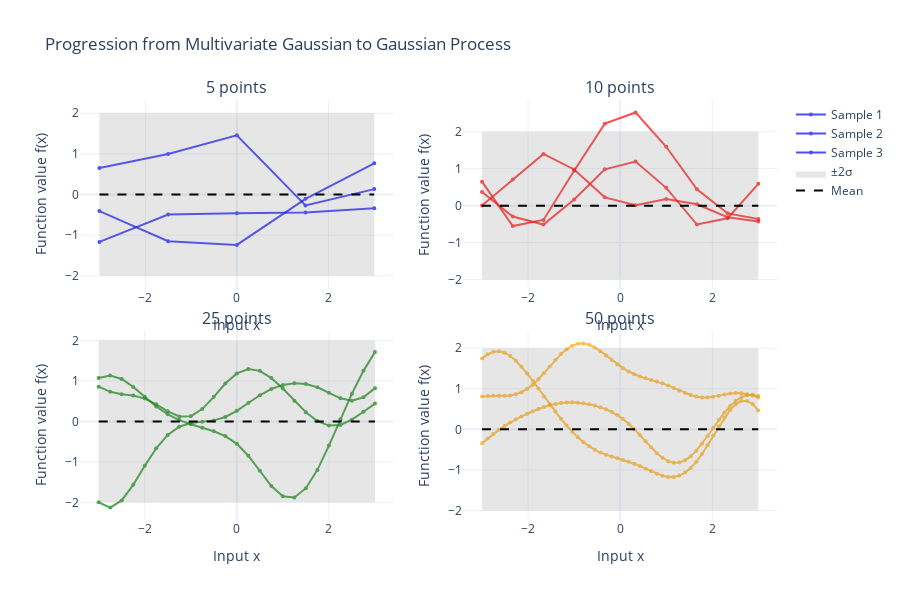

Write notebook code for a chart like this one.
### Markdown cell above
### Building Intuition: From Multivariate Gaussian to GP

Let's build intuition by starting with a simple multivariate Gaussian and then extending to the GP setting. We'll see how increasing the number of dimensions naturally leads us to the function space perspective.

### Code cell
def create_rbf_covariance(X, length_scale=1.0, variance=1.0):
    """
    Create RBF (Radial Basis Function) covariance matrix.
    
    The RBF kernel is defined as:
    k(x, x') = σ² * exp(-||x - x'||² / (2ℓ²))
    
    Parameters:
    -----------
    X : array-like, shape (n,)
        Input locations
    length_scale : float
        Length scale parameter ℓ
    variance : float  
        Variance parameter σ²
        
    Returns:
    --------
    K : ndarray, shape (n, n)
        Covariance matrix
    """
    X = np.asarray(X).reshape(-1, 1) if np.asarray(X).ndim == 1 else np.asarray(X)
    
    # Compute squared Euclidean distances
    sqdist = np.sum(X**2, axis=1)[:, None] + np.sum(X**2, axis=1)[None, :] - 2 * np.dot(X, X.T)
    
    # RBF covariance
    K = variance * np.exp(-0.5 * sqdist / length_scale**2)
    
    return K

def zero_mean_function(X):
    """Zero mean function."""
    return np.zeros(len(X))

# Demonstrate the progression from few to many points
fig = make_subplots(rows=2, cols=2, 
                    subplot_titles=["5 points", "10 points", "25 points", "50 points"],
                    vertical_spacing=0.1)

n_points_list = [5, 10, 25, 50]
colors = ['blue', 'red', 'green', 'orange']

for idx, (n_points, color) in enumerate(zip(n_points_list, colors)):
    # Create input points
    X = np.linspace(-3, 3, n_points)
    
    # Create covariance matrix
    K = create_rbf_covariance(X, length_scale=1.0, variance=1.0)
    
    # Add small jitter for numerical stability
    K += 1e-6 * np.eye(len(X))
    
    # Sample functions
    mu = zero_mean_function(X)
    f_samples = RNG.multivariate_normal(mu, K, size=3)
    
    # Plot settings
    row = idx // 2 + 1
    col = idx % 2 + 1
    
    # Plot samples
    for i, f in enumerate(f_samples):
        fig.add_trace(
            go.Scatter(x=X, y=f, mode='lines+markers', 
                      line=dict(color=color, width=2),
                      marker=dict(size=4),
                      name=f"Sample {i+1}" if idx == 0 else None,
                      showlegend=idx == 0,
                      opacity=0.7),
            row=row, col=col
        )
    
    # Plot mean and confidence bands
    std = np.sqrt(np.diag(K))
    fig.add_trace(
        go.Scatter(x=np.concatenate([X, X[::-1]]),
                  y=np.concatenate([mu + 2*std, (mu - 2*std)[::-1]]),
                  fill='toself', fillcolor='rgba(128,128,128,0.2)',
                  line=dict(color='rgba(255,255,255,0)'),
                  name="±2σ" if idx == 0 else None,
                  showlegend=idx == 0),
        row=row, col=col
    )
    
    fig.add_trace(
        go.Scatter(x=X, y=mu, mode='lines',
                  line=dict(color='black', width=2, dash='dash'),
                  name="Mean" if idx == 0 else None,
                  showlegend=idx == 0),
        row=row, col=col
    )

fig.update_layout(
    height=600,
    title_text="Progression from Multivariate Gaussian to Gaussian Process",
    showlegend=True
)

fig.update_xaxes(title_text="Input x")
fig.update_yaxes(title_text="Function value f(x)")

fig.show()

print("As we increase the number of points, we approach a continuous function sampled from a GP.")
print("Each subplot shows 3 different function samples from the same GP prior.")

### Figure 1 — Plotly figure (JSON) as saved in the notebook; plotly's stock layout.template omitted (floating-point values rounded to 4 significant figures)
{"data": [{"line": {"color": "blue", "width": 2}, "marker": {"size": 4}, "mode": "lines+markers", "name": "Sample 1", "opacity": 0.7, "showlegend": true, "type": "scatter", "x": [-3.0, -1.5, 0.0, 1.5, 3.0], "xaxis": "x", "y": [-1.166, -0.4947, -0.4604, -0.4406, -0.3355], "yaxis": "y"}, {"line": {"color": "blue", "width": 2}, "marker": {"size": 4}, "mode": "lines+markers", "name": "Sample 2", "opacity": 0.7, "showlegend": true, "type": "scatter", "x": [-3.0, -1.5, 0.0, 1.5, 3.0], "xaxis": "x", "y": [-0.4087, -1.147, -1.241, -0.1057, 0.7676], "yaxis": "y"}, {"line": {"color": "blue", "width": 2}, "marker": {"size": 4}, "mode": "lines+markers", "name": "Sample 3", "opacity": 0.7, "showlegend": true, "type": "scatter", "x": [-3.0, -1.5, 0.0, 1.5, 3.0], "xaxis": "x", "y": [0.653, 0.9971, 1.456, -0.269, 0.1326], "yaxis": "y"}, {"fill": "toself", "fillcolor": "rgba(128,128,128,0.2)", "line": {"color": "rgba(255,255,255,0)"}, "name": "±2σ", "showlegend": true, "type": "scatter", "x": [-3.0, -1.5, 0.0, 1.5, 3.0, 3.0, 1.5, 0.0, -1.5, -3.0], "xaxis": "x", "y": [2.0, 2.0, 2.0, 2.0, 2.0, -2.0, -2.0, -2.0, -2.0, -2.0], "yaxis": "y"}, {"line": {"color": "black", "dash": "dash", "width": 2}, "mode": "lines", "name": "Mean", "showlegend": true, "type": "scatter", "x": [-3.0, -1.5, 0.0, 1.5, 3.0], "xaxis": "x", "y": [0.0, 0.0, 0.0, 0.0, 0.0], "yaxis": "y"}, {"line": {"color": "red", "width": 2}, "marker": {"size": 4}, "mode": "lines+markers", "opacity": 0.7, "showlegend": false, "type": "scatter", "x": [-3.0, -2.333, -1.667, -1.0, -0.3333, 0.3333, 1.0, 1.667, 2.333, 3.0], "xaxis": "x2", "y": [0.6492, -0.554, -0.3867, 0.9429, 2.218, 2.521, 1.592, 0.4437, -0.2092, -0.3624], "yaxis": "y2"}, {"line": {"color": "red", "width": 2}, "marker": {"size": 4}, "mode": "lines+markers", "opacity": 0.7, "showlegend": false, "type": "scatter", "x": [-3.0, -2.333, -1.667, -1.0, -0.3333, 0.3333, 1.0, 1.667, 2.333, 3.0], "xaxis": "x2", "y": [0.3711, -0.2956, -0.5121, 0.1646, 0.9832, 1.192, 0.4807, -0.5113, -0.3411, 0.5904], "yaxis": "y2"}, {"line": {"color": "red", "width": 2}, "marker": {"size": 4}, "mode": "lines+markers", "opacity": 0.7, "showlegend": false, "type": "scatter", "x": [-3.0, -2.333, -1.667, -1.0, -0.3333, 0.3333, 1.0, 1.667, 2.333, 3.0], "xaxis": "x2", "y": [0.004492, 0.7074, 1.398, 0.9781, 0.2237, 0.01269, 0.1807, 0.03507, -0.3152, -0.4268], "yaxis": "y2"}, {"fill": "toself", "fillcolor": "rgba(128,128,128,0.2)", "line": {"color": "rgba(255,255,255,0)"}, "showlegend": false, "type": "scatter", "x": [-3.0, -2.333, -1.667, -1.0, -0.3333, 0.3333, 1.0, 1.667, 2.333, 3.0, 3.0, 2.333, 1.667, 1.0, 0.3333, -0.3333, -1.0, -1.667, -2.333, -3.0], "xaxis": "x2", "y": [2.0, 2.0, 2.0, 2.0, 2.0, 2.0, 2.0, 2.0, 2.0, 2.0, -2.0, -2.0, -2.0, -2.0, -2.0, -2.0, -2.0, -2.0, -2.0, -2.0], "yaxis": "y2"}, {"line": {"color": "black", "dash": "dash", "width": 2}, "mode": "lines", "showlegend": false, "type": "scatter", "x": [-3.0, -2.333, -1.667, -1.0, -0.3333, 0.3333, 1.0, 1.667, 2.333, 3.0], "xaxis": "x2", "y": [0.0, 0.0, 0.0, 0.0, 0.0, 0.0, 0.0, 0.0, 0.0, 0.0], "yaxis": "y2"}, {"line": {"color": "green", "width": 2}, "marker": {"size": 4}, "mode": "lines+markers", "opacity": 0.7, "showlegend": false, "type": "scatter", "x": [-3.0, -2.75, -2.5, -2.25, -2.0, -1.75, -1.5, -1.25, -1.0, -0.75, -0.5, -0.25, 0.0, 0.25, 0.5, 0.75, 1.0, 1.25, 1.5, 1.75, 2.0, 2.25, 2.5, 2.75, 3.0], "xaxis": "x3", "y": [-1.999, -2.129, -1.953, -1.567, -1.098, -0.6639, -0.3339, -0.1318, -0.04053, -0.008457, 0.02499, 0.1089, 0.2604, 0.4553, 0.6457, 0.8009, 0.9012, 0.9438, 0.925, 0.8433, 0.7083, 0.5701, 0.5107, 0.5961, 0.8216], "yaxis": "y3"}, {"line": {"color": "green", "width": 2}, "marker": {"size": 4}, "mode": "lines+markers", "opacity": 0.7, "showlegend": false, "type": "scatter", "x": [-3.0, -2.75, -2.5, -2.25, -2.0, -1.75, -1.5, -1.25, -1.0, -0.75, -0.5, -0.25, 0.0, 0.25, 0.5, 0.75, 1.0, 1.25, 1.5, 1.75, 2.0, 2.25, 2.5, 2.75, 3.0], "xaxis": "x3", "y": [1.071, 1.133, 1.048, 0.8524, 0.6075, 0.3664, 0.1738, 0.032, -0.07217, -0.1568, -0.2446, -0.3632, -0.5548, -0.8474, -1.223, -1.596, -1.85, -1.881, -1.65, -1.198, -0.5979, 0.05343, 0.6853, 1.249, 1.717], "yaxis": "y3"}, {"line": {"color": "green", "width": 2}, "marker": {"size": 4}, "mode": "lines+markers", "opacity": 0.7, "showlegend": false, "type": "scatter", "x": [-3.0, -2.75, -2.5, -2.25, -2.0, -1.75, -1.5, -1.25, -1.0, -0.75, -0.5, -0.25, 0.0, 0.25, 0.5, 0.75, 1.0, 1.25, 1.5, 1.75, 2.0, 2.25, 2.5, 2.75, 3.0], "xaxis": "x3", "y": [0.8569, 0.7303, 0.6711, 0.6382, 0.5626, 0.4219, 0.248, 0.1225, 0.1287, 0.3045, 0.6061, 0.9346, 1.186, 1.294, 1.249, 1.072, 0.811, 0.5093, 0.2259, 0.007987, -0.1029, -0.08763, 0.04276, 0.2392, 0.4395], "yaxis": "y3"}, {"fill": "toself", "fillcolor": "rgba(128,128,128,0.2)", "line": {"color": "rgba(255,255,255,0)"}, "showlegend": false, "type": "scatter", "x": [-3.0, -2.75, -2.5, -2.25, -2.0, -1.75, -1.5, -1.25, -1.0, -0.75, -0.5, -0.25, 0.0, 0.25, 0.5, 0.75, 1.0, 1.25, 1.5, 1.75, 2.0, 2.25, 2.5, 2.75, 3.0, 3.0, 2.75, 2.5, 2.25, 2.0, 1.75, 1.5, 1.25, 1.0, 0.75, 0.5, 0.25, 0.0, -0.25, -0.5, -0.75, -1.0, -1.25, -1.5, -1.75, -2.0, -2.25, -2.5, -2.75, -3.0], "xaxis": "x3", "y": [2.0, 2.0, 2.0, 2.0, 2.0, 2.0, 2.0, 2.0, 2.0, 2.0, 2.0, 2.0, 2.0, 2.0, 2.0, 2.0, 2.0, 2.0, 2.0, 2.0, 2.0, 2.0, 2.0, 2.0, 2.0, -2.0, -2.0, -2.0, -2.0, -2.0, -2.0, -2.0, -2.0, -2.0, -2.0, -2.0, -2.0, -2.0, -2.0, -2.0, -2.0, -2.0, -2.0, -2.0, -2.0, -2.0, -2.0, -2.0, -2.0, -2.0], "yaxis": "y3"}, {"line": {"color": "black", "dash": "dash", "width": 2}, "mode": "lines", "showlegend": false, "type": "scatter", "x": [-3.0, -2.75, -2.5, -2.25, -2.0, -1.75, -1.5, -1.25, -1.0, -0.75, -0.5, -0.25, 0.0, 0.25, 0.5, 0.75, 1.0, 1.25, 1.5, 1.75, 2.0, 2.25, 2.5, 2.75, 3.0], "xaxis": "x3", "y": [0.0, 0.0, 0.0, 0.0, 0.0, 0.0, 0.0, 0.0, 0.0, 0.0, 0.0, 0.0, 0.0, 0.0, 0.0, 0.0, 0.0, 0.0, 0.0, 0.0, 0.0, 0.0, 0.0, 0.0, 0.0], "yaxis": "y3"}, {"line": {"color": "orange", "width": 2}, "marker": {"size": 4}, "mode": "lines+markers", "opacity": 0.7, "showlegend": false, "type": "scatter", "x": [-3.0, -2.878, -2.755, -2.633, -2.51, -2.388, -2.265, -2.143, -2.02, -1.898, -1.776, -1.653, -1.531, -1.408, -1.286, -1.163, -1.041, -0.9184, -0.7959, -0.6735, -0.551, -0.4286, -0.3061, -0.1837, -0.06122, 0.06122, 0.1837, 0.3061, 0.4286, 0.551, 0.6735, 0.7959, 0.9184, 1.041, 1.163, 1.286, 1.408, 1.531, 1.653, 1.776, 1.898, 2.02, 2.143, 2.265, 2.388, 2.51, 2.633, 2.755, 2.878, 3.0], "xaxis": "x4", "y": [0.811, 0.8211, 0.8276, 0.8243, 0.8275, 0.8359, 0.8653, 0.9151, 0.997, 1.101, 1.234, 1.385, 1.547, 1.705, 1.853, 1.973, 2.059, 2.108, 2.115, 2.083, 2.016, 1.925, 1.82, 1.71, 1.604, 1.507, 1.424, 1.355, 1.302, 1.258, 1.217, 1.179, 1.132, 1.082, 1.02, 0.9578, 0.8976, 0.8462, 0.8079, 0.7869, 0.7865, 0.8034, 0.8301, 0.8579, 0.8829, 0.8951, 0.8897, 0.867, 0.8319, 0.7861], "yaxis": "y4"}, {"line": {"color": "orange", "width": 2}, "marker": {"size": 4}, "mode": "lines+markers", "opacity": 0.7, "showlegend": false, "type": "scatter", "x": [-3.0, -2.878, -2.755, -2.633, -2.51, -2.388, -2.265, -2.143, -2.02, -1.898, -1.776, -1.653, -1.531, -1.408, -1.286, -1.163, -1.041, -0.9184, -0.7959, -0.6735, -0.551, -0.4286, -0.3061, -0.1837, -0.06122, 0.06122, 0.1837, 0.3061, 0.4286, 0.551, 0.6735, 0.7959, 0.9184, 1.041, 1.163, 1.286, 1.408, 1.531, 1.653, 1.776, 1.898, 2.02, 2.143, 2.265, 2.388, 2.51, 2.633, 2.755, 2.878, 3.0], "xaxis": "x4", "y": [1.742, 1.847, 1.908, 1.92, 1.887, 1.806, 1.692, 1.543, 1.376, 1.194, 1.004, 0.8098, 0.6197, 0.4364, 0.2583, 0.09198, -0.05912, -0.1966, -0.3181, -0.4186, -0.5048, -0.5716, -0.6283, -0.6717, -0.7113, -0.7522, -0.7982, -0.8478, -0.9057, -0.968, -1.032, -1.095, -1.143, -1.171, -1.173, -1.137, -1.065, -0.9518, -0.7962, -0.6073, -0.3906, -0.1585, 0.07461, 0.2917, 0.4781, 0.6189, 0.6956, 0.6996, 0.6232, 0.4626], "yaxis": "y4"}, {"line": {"color": "orange", "width": 2}, "marker": {"size": 4}, "mode": "lines+markers", "opacity": 0.7, "showlegend": false, "type": "scatter", "x": [-3.0, -2.878, -2.755, -2.633, -2.51, -2.388, -2.265, -2.143, -2.02, -1.898, -1.776, -1.653, -1.531, -1.408, -1.286, -1.163, -1.041, -0.9184, -0.7959, -0.6735, -0.551, -0.4286, -0.3061, -0.1837, -0.06122, 0.06122, 0.1837, 0.3061, 0.4286, 0.551, 0.6735, 0.7959, 0.9184, 1.041, 1.163, 1.286, 1.408, 1.531, 1.653, 1.776, 1.898, 2.02, 2.143, 2.265, 2.388, 2.51, 2.633, 2.755, 2.878, 3.0], "xaxis": "x4", "y": [-0.3454, -0.2262, -0.1129, -0.007951, 0.08388, 0.1711, 0.2465, 0.3185, 0.3843, 0.4459, 0.5013, 0.5511, 0.5932, 0.6268, 0.6485, 0.6614, 0.665, 0.6573, 0.6397, 0.6162, 0.5842, 0.5449, 0.4955, 0.4312, 0.3535, 0.2563, 0.1374, 0.004071, -0.1404, -0.295, -0.4458, -0.5871, -0.7005, -0.783, -0.8248, -0.8167, -0.764, -0.6648, -0.5247, -0.3546, -0.164, 0.03554, 0.231, 0.4151, 0.5725, 0.7018, 0.7921, 0.8422, 0.8542, 0.8199], "yaxis": "y4"}, {"fill": "toself", "fillcolor": "rgba(128,128,128,0.2)", "line": {"color": "rgba(255,255,255,0)"}, "showlegend": false, "type": "scatter", "x": [-3.0, -2.878, -2.755, -2.633, -2.51, -2.388, -2.265, -2.143, -2.02, -1.898, -1.776, -1.653, -1.531, -1.408, -1.286, -1.163, -1.041, -0.9184, -0.7959, -0.6735, -0.551, -0.4286, -0.3061, -0.1837, -0.06122, 0.06122, 0.1837, 0.3061, 0.4286, 0.551, 0.6735, 0.7959, 0.9184, 1.041, 1.163, 1.286, 1.408, 1.531, 1.653, 1.776, 1.898, 2.02, 2.143, 2.265, 2.388, 2.51, 2.633, 2.755, 2.878, 3.0, 3.0, 2.878, 2.755, 2.633, 2.51, 2.388, 2.265, 2.143, 2.02, 1.898, 1.776, 1.653, 1.531, 1.408, 1.286, 1.163, 1.041, 0.9184, 0.7959, 0.6735, 0.551, 0.4286, 0.3061, 0.1837, 0.06122, -0.06122, -0.1837, -0.3061, -0.4286, -0.551, -0.6735, -0.7959, -0.9184, -1.041, -1.163, -1.286, -1.408, -1.531, -1.653, -1.776, -1.898, -2.02, -2.143, -2.265, -2.388, -2.51, -2.633, -2.755, -2.878, -3.0], "xaxis": "x4", "y": [2.0, 2.0, 2.0, 2.0, 2.0, 2.0, 2.0, 2.0, 2.0, 2.0, 2.0, 2.0, 2.0, 2.0, 2.0, 2.0, 2.0, 2.0, 2.0, 2.0, 2.0, 2.0, 2.0, 2.0, 2.0, 2.0, 2.0, 2.0, 2.0, 2.0, 2.0, 2.0, 2.0, 2.0, 2.0, 2.0, 2.0, 2.0, 2.0, 2.0, 2.0, 2.0, 2.0, 2.0, 2.0, 2.0, 2.0, 2.0, 2.0, 2.0, -2.0, -2.0, -2.0, -2.0, -2.0, -2.0, -2.0, -2.0, -2.0, -2.0, -2.0, -2.0, -2.0, -2.0, -2.0, -2.0, -2.0, -2.0, -2.0, -2.0, -2.0, -2.0, -2.0, -2.0, -2.0, -2.0, -2.0, -2.0, -2.0, -2.0, -2.0, -2.0, -2.0, -2.0, -2.0, -2.0, -2.0, -2.0, -2.0, -2.0, -2.0, -2.0, -2.0, -2.0, -2.0, -2.0, -2.0, -2.0, -2.0, -2.0], "yaxis": "y4"}, {"line": {"color": "black", "dash": "dash", "width": 2}, "mode": "lines", "showlegend": false, "type": "scatter", "x": [-3.0, -2.878, -2.755, -2.633, -2.51, -2.388, -2.265, -2.143, -2.02, -1.898, -1.776, -1.653, -1.531, -1.408, -1.286, -1.163, -1.041, -0.9184, -0.7959, -0.6735, -0.551, -0.4286, -0.3061, -0.1837, -0.06122, 0.06122, 0.1837, 0.3061, 0.4286, 0.551, 0.6735, 0.7959, 0.9184, 1.041, 1.163, 1.286, 1.408, 1.531, 1.653, 1.776, 1.898, 2.02, 2.143, 2.265, 2.388, 2.51, 2.633, 2.755, 2.878, 3.0], "xaxis": "x4", "y": [0.0, 0.0, 0.0, 0.0, 0.0, 0.0, 0.0, 0.0, 0.0, 0.0, 0.0, 0.0, 0.0, 0.0, 0.0, 0.0, 0.0, 0.0, 0.0, 0.0, 0.0, 0.0, 0.0, 0.0, 0.0, 0.0, 0.0, 0.0, 0.0, 0.0, 0.0, 0.0, 0.0, 0.0, 0.0, 0.0, 0.0, 0.0, 0.0, 0.0, 0.0, 0.0, 0.0, 0.0, 0.0, 0.0, 0.0, 0.0, 0.0, 0.0], "yaxis": "y4"}], "layout": {"annotations": [{"font": {"size": 16}, "showarrow": false, "text": "5 points", "x": 0.225, "xanchor": "center", "xref": "paper", "y": 1, "yanchor": "bottom", "yref": "paper"}, {"font": {"size": 16}, "showarrow": false, "text": "10 points", "x": 0.775, "xanchor": "center", "xref": "paper", "y": 1, "yanchor": "bottom", "yref": "paper"}, {"font": {"size": 16}, "showarrow": false, "text": "25 points", "x": 0.225, "xanchor": "center", "xref": "paper", "y": 0.45, "yanchor": "bottom", "yref": "paper"}, {"font": {"size": 16}, "showarrow": false, "text": "50 points", "x": 0.775, "xanchor": "center", "xref": "paper", "y": 0.45, "yanchor": "bottom", "yref": "paper"}], "height": 600, "showlegend": true, "title": {"text": "Progression from Multivariate Gaussian to Gaussian Process"}, "xaxis": {"anchor": "y", "domain": [0, 0.45], "title": {"text": "Input x"}}, "xaxis2": {"anchor": "y2", "domain": [0.55, 1], "title": {"text": "Input x"}}, "xaxis3": {"anchor": "y3", "domain": [0, 0.45], "title": {"text": "Input x"}}, "xaxis4": {"anchor": "y4", "domain": [0.55, 1], "title": {"text": "Input x"}}, "yaxis": {"anchor": "x", "domain": [0.55, 1], "title": {"text": "Function value f(x)"}}, "yaxis2": {"anchor": "x2", "domain": [0.55, 1], "title": {"text": "Function value f(x)"}}, "yaxis3": {"anchor": "x3", "domain": [0, 0.45], "title": {"text": "Function value f(x)"}}, "yaxis4": {"anchor": "x4", "domain": [0, 0.45], "title": {"text": "Function value f(x)"}}}}
